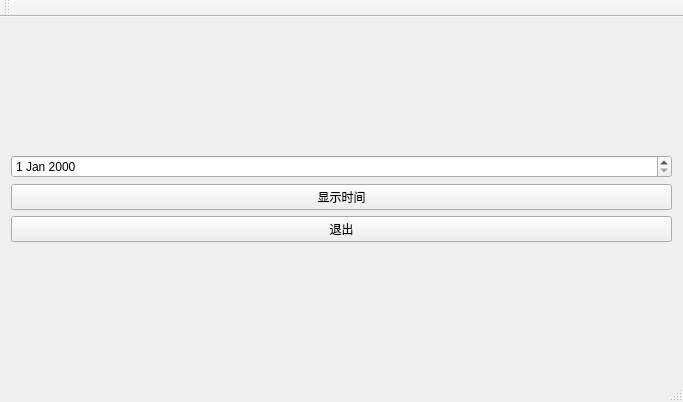
<?xml version="1.0" encoding="UTF-8"?>
<ui version="4.0">
 <class>MainWindow</class>
 <widget class="QMainWindow" name="MainWindow">
  <property name="geometry">
   <rect>
    <x>0</x>
    <y>0</y>
    <width>683</width>
    <height>402</height>
   </rect>
  </property>
  <property name="windowTitle">
   <string>MainWindow</string>
  </property>
  <widget class="QWidget" name="centralWidget">
   <layout class="QVBoxLayout" name="verticalLayout_2">
    <item>
     <layout class="QVBoxLayout" name="verticalLayout">
      <item>
       <widget class="QDateEdit" name="dateEdit"/>
      </item>
      <item>
       <widget class="QPushButton" name="showPushButton">
        <property name="text">
         <string>显示时间</string>
        </property>
       </widget>
      </item>
      <item>
       <widget class="QPushButton" name="quitPushButton">
        <property name="text">
         <string>退出</string>
        </property>
       </widget>
      </item>
     </layout>
    </item>
   </layout>
  </widget>
  <widget class="QMenuBar" name="menuBar">
   <property name="geometry">
    <rect>
     <x>0</x>
     <y>0</y>
     <width>683</width>
     <height>27</height>
    </rect>
   </property>
  </widget>
  <widget class="QToolBar" name="mainToolBar">
   <attribute name="toolBarArea">
    <enum>TopToolBarArea</enum>
   </attribute>
   <attribute name="toolBarBreak">
    <bool>false</bool>
   </attribute>
  </widget>
  <widget class="QStatusBar" name="statusBar"/>
 </widget>
 <layoutdefault spacing="6" margin="11"/>
 <resources/>
 <connections/>
</ui>
